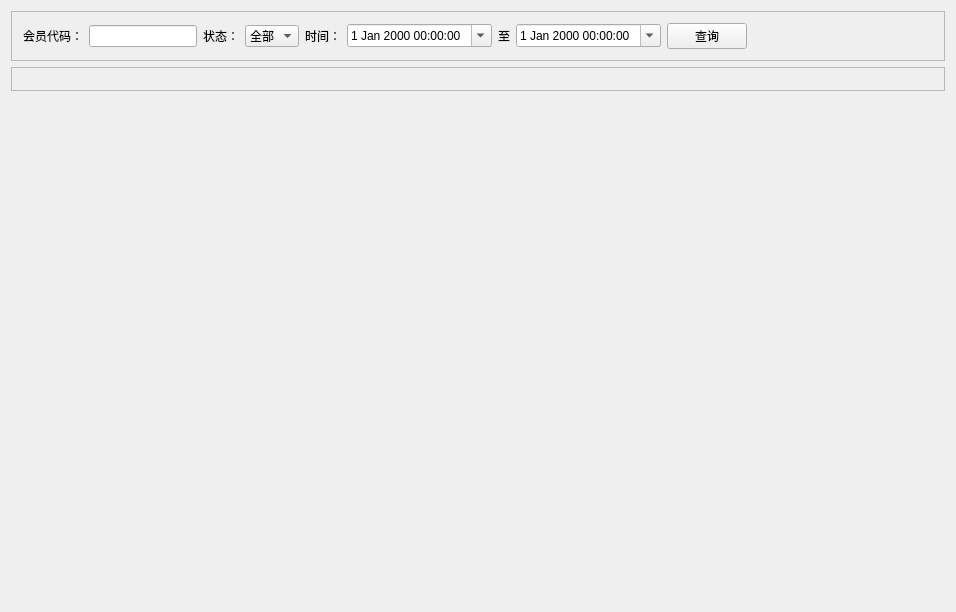
<?xml version="1.0" encoding="UTF-8"?>
<ui version="4.0">
 <class>Widget_RechargeManage</class>
 <widget class="QWidget" name="Widget_RechargeManage">
  <property name="geometry">
   <rect>
    <x>0</x>
    <y>0</y>
    <width>956</width>
    <height>612</height>
   </rect>
  </property>
  <property name="windowTitle">
   <string>Widget_Recharge_Manage</string>
  </property>
  <layout class="QVBoxLayout" name="verticalLayout">
   <item>
    <widget class="QFrame" name="frame_Bar">
     <property name="frameShape">
      <enum>QFrame::StyledPanel</enum>
     </property>
     <property name="frameShadow">
      <enum>QFrame::Raised</enum>
     </property>
     <layout class="QGridLayout" name="gridLayout">
      <item row="0" column="3">
       <widget class="QComboBox" name="comboBox_Status">
        <item>
         <property name="text">
          <string>全部</string>
         </property>
        </item>
       </widget>
      </item>
      <item row="0" column="0">
       <widget class="QLabel" name="label_VipCode">
        <property name="text">
         <string>会员代码：</string>
        </property>
       </widget>
      </item>
      <item row="0" column="2">
       <widget class="QLabel" name="label_Status">
        <property name="text">
         <string>状态：</string>
        </property>
       </widget>
      </item>
      <item row="0" column="1">
       <widget class="QLineEdit" name="lineEdit_VipCode">
        <property name="sizePolicy">
         <sizepolicy hsizetype="Fixed" vsizetype="Fixed">
          <horstretch>0</horstretch>
          <verstretch>0</verstretch>
         </sizepolicy>
        </property>
       </widget>
      </item>
      <item row="0" column="4">
       <widget class="QLabel" name="label_Time">
        <property name="text">
         <string>时间：</string>
        </property>
       </widget>
      </item>
      <item row="0" column="7">
       <widget class="QDateTimeEdit" name="dateTimeEdit_End">
        <property name="calendarPopup">
         <bool>true</bool>
        </property>
       </widget>
      </item>
      <item row="0" column="5">
       <widget class="QDateTimeEdit" name="dateTimeEdit_Begin">
        <property name="calendarPopup">
         <bool>true</bool>
        </property>
       </widget>
      </item>
      <item row="0" column="8">
       <widget class="QPushButton" name="pushButton_Query">
        <property name="text">
         <string>查询</string>
        </property>
       </widget>
      </item>
      <item row="0" column="6">
       <widget class="QLabel" name="label_To">
        <property name="text">
         <string>至</string>
        </property>
       </widget>
      </item>
      <item row="0" column="9">
       <spacer name="horizontalSpacer">
        <property name="orientation">
         <enum>Qt::Horizontal</enum>
        </property>
        <property name="sizeHint" stdset="0">
         <size>
          <width>40</width>
          <height>20</height>
         </size>
        </property>
       </spacer>
      </item>
     </layout>
    </widget>
   </item>
   <item>
    <widget class="QFrame" name="frame_Content">
     <property name="frameShape">
      <enum>QFrame::StyledPanel</enum>
     </property>
     <property name="frameShadow">
      <enum>QFrame::Raised</enum>
     </property>
     <layout class="QGridLayout" name="gridLayout_2">
      <item row="0" column="0">
       <widget class="Widget_DataGrid_Pa" name="widget_DataGrid" native="true"/>
      </item>
     </layout>
    </widget>
   </item>
   <item>
    <spacer name="verticalSpacer">
     <property name="orientation">
      <enum>Qt::Vertical</enum>
     </property>
     <property name="sizeHint" stdset="0">
      <size>
       <width>20</width>
       <height>40</height>
      </size>
     </property>
    </spacer>
   </item>
  </layout>
 </widget>
 <layoutdefault spacing="6" margin="11"/>
 <customwidgets>
  <customwidget>
   <class>Widget_DataGrid_Pa</class>
   <extends>QWidget</extends>
   <header>component/widget_datagrid_pa.h</header>
   <container>1</container>
  </customwidget>
 </customwidgets>
 <resources/>
 <connections/>
</ui>
